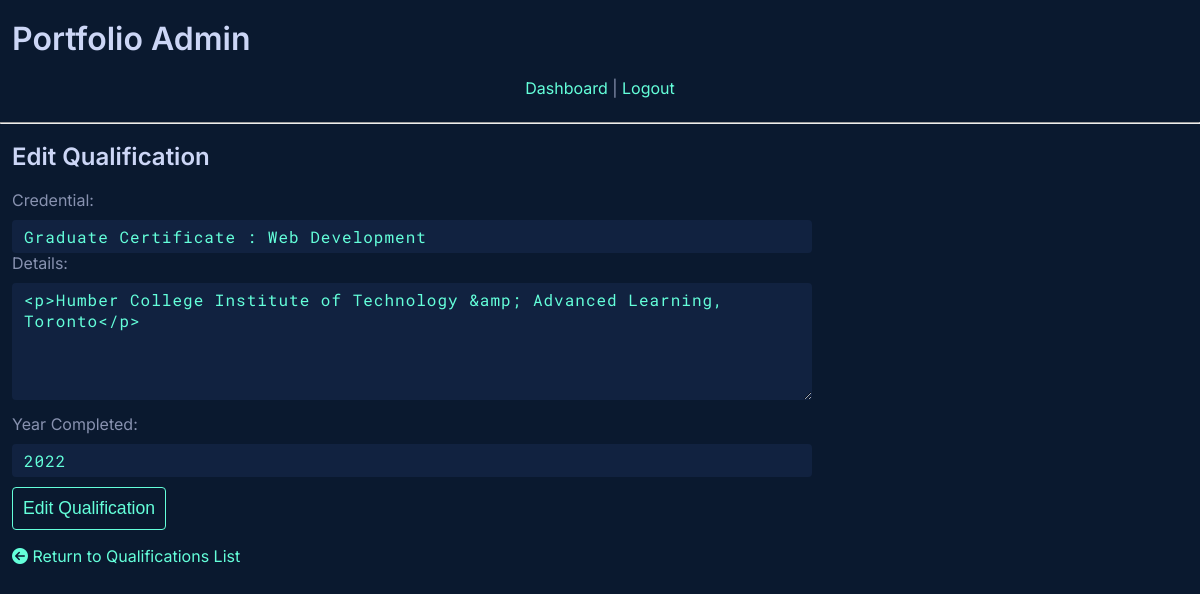
The page /admin/qualifications_edit.php?id=2 (signed in) on the database its author committed.
### tables this page shows
CREATE TABLE `qualifications` (
  `id` int(11) NOT NULL,
  `credential` varchar(100) NOT NULL,
  `details` varchar(100) NOT NULL,
  `yearCompleted` int(11) NOT NULL
);

### admin/qualifications_edit.php (the view, shortened to what this page needs)
<?php
include( 'includes/database.php' );
if( isset( $_GET['id'] ) )
{
  $query = 'SELECT *
    FROM qualifications
    WHERE id = '.$_GET['id'].'
    LIMIT 1';
  $result = mysqli_query( $connect, $query );
  $record = mysqli_fetch_assoc( $result );
}
include( 'includes/header.php' );
?>
<h2>Edit Qualification</h2>
<form method="post">
  <label for="credential">Credential:</label>
  <input class="form-control" type="text" name="credential" id="credential" value="<?php echo htmlentities( $record['credential'] ); ?>">
  <br>
  <label for="details">Details:</label>
  <textarea class="form-control" type="text" name="details" id="details" rows="5"><?php echo htmlentities( $record['details'] ); ?></textarea>
  <br>
  <label for="yearCompleted">Year Completed:</label>
  <input class="form-control" type="number" min="1900" max="2099" name="yearCompleted" id="yearCompleted" value="<?php echo htmlentities( $record['yearCompleted'] ); ?>">
  <br>
  <input type="submit" value="Edit Qualification">
</form>
<p><a href="qualifications.php"><i class="fas fa-arrow-circle-left"></i> Return to Qualifications List</a></p>
<?php
include( 'includes/footer.php' );
?>

### admin/styles.css (style rules this page uses)
:root { --green: #64ffda; --background: #0a192f; --dark-slate: #495670; }
html { box-sizing: border-box; width: 100%; scroll-behavior: smooth; }
*, *::before, *::after { box-sizing: inherit; }
body { margin: 0; background-color: var(--background); color: #8892b0; font-family: 'Inter', sans-serif; counter-reset: item section; height: 100%; animation: enablescroll 0.2 3s; }
h1, h2, h3, h4, h5, h6 { font-weight: 600; color: #ccd6f6; line-height: 1.1; }
p { margin-bottom: 24px; }
a { display: inline-block; }
a:link, a:active, a:hover, a:visited { text-decoration: none; color: var(--green); }
label { display: block; margin: 0 0 10px 0; text-align: left; }
textarea { border-radius: 0; font-size: 14px; padding: 5px; width: 100%; margin: 0 0 10px 0; box-sizing: border-box; }
input[type=submit] { border: 0; background-color: transparent ; color: var(--green); padding: 10px 10px; font-size: 110%; margin-top: 10px; border: 1px solid var(--green); border-radius: 4px; }
.form-control { width: 100%; color: var(--green); letter-spacing: 1px; border: none; border-radius: 4px; background-color: #112240; padding: 6px 12px; font-family: 'Roboto Mono', monospace; max-width: 800px; font-size: 1rem; }
.form-control::placeholder { color: #8892B0; }

### rows shown on the page
qualifications: credential "Graduate Certificate : Web Development", details "<p>Humber College Institute of Technology &amp; Advanced Learning, Toronto</p>", yearCompleted "2022"
